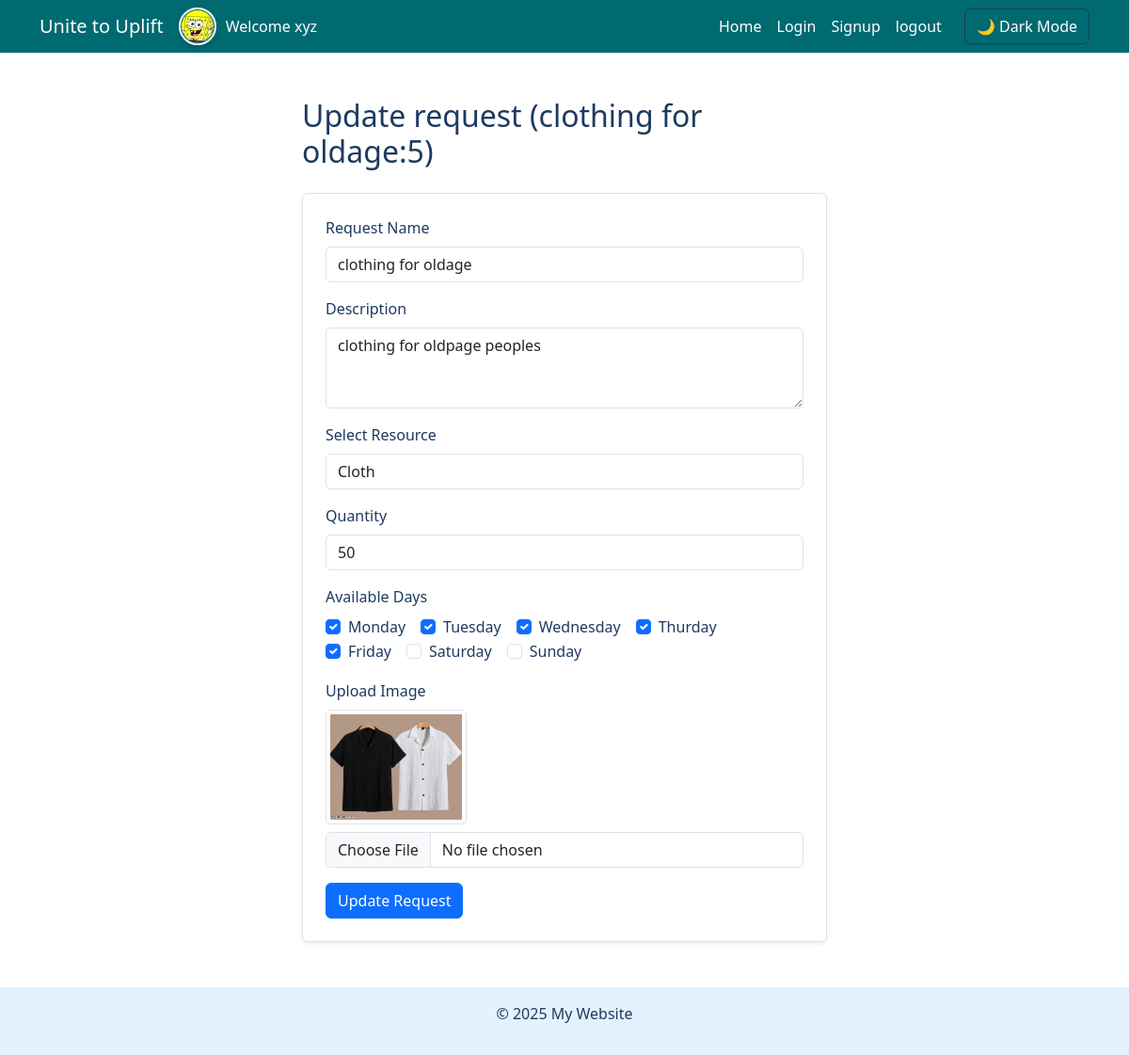
Page /organization/update/5/ (signed in) on the committed database.
### auth_app/models.py (models this page shows, shortened)
class CustomUser(AbstractUser):
    user_type = models.ForeignKey(UserTypes,on_delete=models.CASCADE,related_name="user_type",default=3)
    phone_number = models.CharField(max_length=15, blank=True, null=True)
    profile_picture = models.ImageField(upload_to='profile_pics/', blank=True, null=True)
    is_verified = models.BooleanField(default=True)

### Organization/models.py (models this page shows, shortened)
class RequestResource(models.Model):
    rid = models.AutoField(primary_key=True)
    name = models.CharField(max_length=100)
    description = models.TextField()
    resource = models.ForeignKey(Resource,on_delete=models.CASCADE,related_name="request_resource")
    quantity = models.IntegerField(blank=False)
    created_by = models.ForeignKey('auth_app.Organization',on_delete=models.CASCADE,related_name="created_by_organization")
    available_days = models.ManyToManyField(AvailableDays,blank=True)
    pic = models.ImageField(upload_to="organization/",blank=True)
    active = models.BooleanField(default=True)
    created_at = models.DateTimeField(default=timezone.now)
    logistic_partner = models.ForeignKey('auth_app.LogisticPartner',on_delete=models.CASCADE,related_name="logistic_partner_organization",blank=True,null=True)
    donated = models.ForeignKey('auth_app.Donor',on_delete=models.CASCADE,related_name="donated_by_donor",blank=True,null=True)

class Resource(models.Model):
    rid = models.AutoField(primary_key=True)
    name = models.CharField(max_length=100)

class AvailableDays(models.Model):
    aid = models.AutoField(primary_key=True)
    name = models.CharField(max_length=200)

### Organization/views.py (the view, shortened to what this page needs)
# urls.py: path('update/<int:rid>/',updateRequest,name="request_update")
@login_required
def updateRequest(request,rid):
    req = RequestResource.objects.filter(rid=rid).first()
    resource = Resource.objects.all()
    available_days = AvailableDays.objects.all()
    return render(request,'Organization/update_request.html',{
        'req':req,
        'resources':resource,
        'available_days':available_days
    })

### templates/Organization/update_request.html (shortened to what this page needs)
{% extends "base.html" %}
{% load static %}
{% block content %}
<div class="col-6 mt-4">
    <h2 class="mb-4">Update request ({{ req.name }}:{{req.rid}})</h2>
    <form method="POST" enctype="multipart/form-data" class="p-4 border rounded shadow-sm">
        <div class="mb-3">
            <label for="name" class="form-label">Request Name</label>
            <input type="text" class="form-control" id="name" name="name" value="{{ req.name }}" required>
        </div>
        <div class="mb-3">
            <label for="description" class="form-label">Description</label>
            <textarea class="form-control" id="description" name="description" rows="3"  required>{{ req.description }}</textarea>
        </div>
        <div class="mb-3">
            <label for="resource" class="form-label">Select Resource</label>
            <select class="form-control" id="resource" name="resource" required>
                {% for resource in resources %}
                <option value="{{ resource.rid }}" {% if req.resource.rid == resource.rid %} selected {% endif %}>{{ resource.name }} </option>
                {% endfor %}
            </select>
        </div>
        <div class="mb-3">
            <label for="quantity" class="form-label">Quantity</label>
            <input type="number" class="form-control" id="quantity" name="quantity" min="1" value="{{req.quantity}}" required>
        </div>
        <div class="mb-3">
            <label class="form-label">Available Days</label>
            <div class="d-flex flex-wrap">
                {% for day in available_days %}
                <div class="form-check me-3">
                    <input class="form-check-input" type="checkbox" id="day_{{ day.id }}" name="available_days" value="{{ day.aid }}" {% if day in req.available_days.all %}checked{% endif %}>
                    <label class="form-check-label" for="day_{{ day.id }}">{{ day.name }}</label>
                </div>
                {% endfor %}
            </div>
        </div>
        <div class="mb-3">
            <label for="pic" class="form-label">Upload Image</label>
            {% if req.pic %}
                <div class="mb-2">
                    <img src="{{ req.pic.url }}" alt="Current Image" class="img-thumbnail" width="150">
                </div>
            {% endif %}
            <input type="file" class="form-control" id="pic" name="pic">
        </div>
        <button type="submit" class="btn btn-primary">Update Request</button>
    </form>
</div>
{% endblock %}

### templates/base.html (shortened to what this page needs)
{% load static %}
<!DOCTYPE html>
<html lang="en">
<head>
    <link href="https://cdn.jsdelivr.net/npm/bootstrap@5.3.0/dist/css/bootstrap.min.css" rel="stylesheet">
    <link rel="stylesheet" href="{% static 'css/base.css' %}">
</head>
<body class="light-mode">
    <nav class="navbar navbar-expand-lg navbar-dark bg-dark" id="navbar">
        <div class="container">
            <a class="navbar-brand" href="{% url 'home' %}">Unite to Uplift</a>
            {% if user %}
            {% if user.profile_picture and user.profile_picture.url %}
                <img src="{{ user.profile_picture.url }}" class="navbar-profile"/>
            {% endif %}
            <a class="nav-link text-center" href="{% url 'edit_profile' %}">Welcome {{ user.username }}</a>
            {% endif %}
            <div class="collapse navbar-collapse" id="navbarNav">
                <ul class="navbar-nav ms-auto">
                    <li class="nav-item"><a class="nav-link" href="{% url 'home' %}">Home</a></li>
                    <li class="nav-item"><a class="nav-link" href="{% url 'auth_login' %}">Login</a></li>
                    <li class="nav-item" >
                        <button class=" nav-link" data-bs-toggle="modal" data-bs-target="#signupModal">
                            Signup
                        </button>
                    </li>
                    <li class="nav-item"><a class="nav-link" href="{% url 'logout' %}">logout</a></li>
                </ul>
                <button class="btn btn-outline-light ms-3" id="theme-toggle">
                    🌙 Dark Mode
                </button>
            </div>
        </div>
    </nav>
    <div class="container container-height mt-4">
        {% block content %}{% endblock %}
    </div>
    <div class="position-fixed bottom-0 end-0 p-3" style="z-index: 1050">
    </div>
    <footer class="text-center mt-5 py-3 bg-light text-dark position-relative" id="footer">
        <p>&copy; 2025 My Website</p>
    </footer>
</body>
</html>

### static/css/base.css (style rules this page uses)
.light-mode { background-color: #FFFFFF; color: #1E3A5F; }
.light-mode .navbar { background-color: #006A71 !important; color: #1E3A5F; }
.light-mode footer { background-color: #E3F2FD !important; color: #1E3A5F !important; }
.container-height { min-height: 100vh; height: auto; display: flex; flex-direction: column; justify-content: start; align-items: center; }
.light-mode .navbar .nav-link { color: #fff !important; }
.light-mode .btn-outline-light { color: #fff !important; border-color: #1E3A5F !important; }
.light-mode .navbar-brand { color: #fff !important; }
* { scrollbar-width: thin; scrollbar-color: #888 #f1f1f1; }
body { -ms-overflow-style: scrollbar; }
.navbar-profile { width: 40px; height: 40px; border-radius: 50%; padding: 1px; margin-right: 10px; object-fit: cover; border: 2px solid #fff; box-shadow: 0px 2px 5px rgba(0, 0, 0, 0.2); }

### rows in the picture
RequestResource: name "clothing for oldage", rid "5", description "clothing for oldpage peoples", resource "Cloth", quantity "50", pic (picture)
AvailableDays: aid "☑", name "Monday"
AvailableDays: aid "☑", name "Tuesday"
AvailableDays: aid "☑", name "Wednesday"
AvailableDays: aid "☑", name "Thurday"
AvailableDays: aid "☑", name "Friday"
AvailableDays: name "Saturday"
AvailableDays: name "Sunday"

### other values in the picture
{{ user.username }} "xyz"
